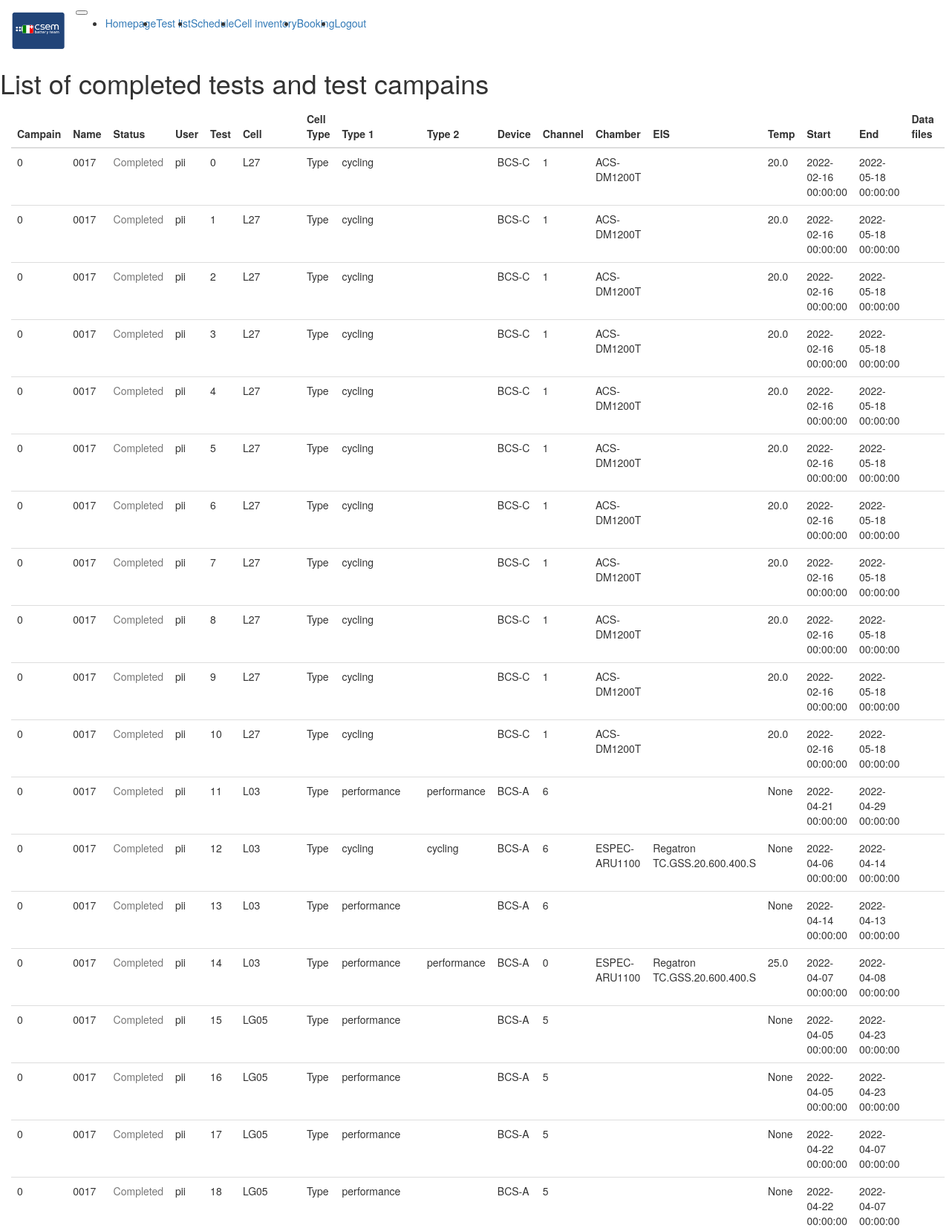
The page /tests_list (signed in, upper part) on the database its author committed.
### app/models.py (models this page shows, shortened)
class Campaign(db.Model):
    __tablename__ = 'campaign'
    id            = db.Column(db.Integer,primary_key=True)
    name          = db.Column(db.String(64),index=True)
    description   = db.Column(db.String(512))
    project       = db.Column(db.Integer, db.ForeignKey('project.id'))
    campaign_id      = db.relationship('Test', backref='test_campaign',lazy='dynamic',foreign_keys="Test.campaign_id")

class User(UserMixin, db.Model):
    __tablename__  = 'user'
    id             =  db.Column(db.Integer,primary_key=True)
    username       = db.Column(db.String(64),index=True,unique=True)
    password_hash  = db.Column(db.String(64))
    test_id      = db.relationship('Test', backref='user',lazy='dynamic',foreign_keys="Test.user_id")
    def __repr__(self):
        return '{}'.format(self.username)

class Cell(db.Model):
    __tablename__ = 'cell'
    id            = db.Column(db.Integer,primary_key=True)
    name          = db.Column(db.String(64),unique=True)
    model_id      = db.Column(db.Integer, db.ForeignKey('cell_type.id'))
    purchase_date = db.Column(db.DateTime(timezone=True))
    under_use     = db.Column(db.Boolean)
    location      = db.Column(db.Integer, db.ForeignKey('location.id'))
    single_test      = db.relationship('SingleTest', backref='cell id (in use)',lazy='dynamic',foreign_keys="SingleTest.cell_id")

class Test_type(db.Model):
    __tablename__ = 'test_type'
    id            = db.Column(db.Integer,primary_key=True)
    name          = db.Column(db.String(64),index=True)
    type1_id      = db.relationship('Test', backref='test_type1',lazy='dynamic',foreign_keys="Test.type_1")
    type2_id      = db.relationship('Test', backref='test_type2',lazy='dynamic',foreign_keys="Test.type_2")

class Device(db.Model):
    __tablename__   = 'device'
    id              = db.Column(db.Integer,primary_key=True)
    name            = db.Column(db.String(64),index=True,unique=True)
    number_channels = db.Column(db.Integer)
    company         = db.Column(db.String(64))
    datasheet_link  = db.Column(db.String(64))
    details         = db.Column(db.String(64))
    type            = db.relationship("Device_type", secondary=device_type_identifier)
    channel_id      = db.relationship('Channel', backref='device_channel',lazy='dynamic',foreign_keys="Channel.device_id")

class Channel(db.Model):
    __tablename__ = 'channel'
    id            = db.Column(db.Integer,primary_key=True)
    chan_number   = db.Column(db.Integer)
    status        = db.Column(db.Boolean)
    device_id     = db.Column(db.Integer, db.ForeignKey('device.id'))
    single_test_id = db.relationship('SingleTest', backref='channel_test',lazy='dynamic',foreign_keys="SingleTest.channel_id")
    def __repr__(self):
        return '{}'.format(self.chan_number)

class Test(db.Model):
    __tablename__ = 'test'
    id            = db.Column(db.Integer,primary_key=True)
    name          = db.Column(db.String(64))
    description   = db.Column(db.String(512))
    start         = db.Column(db.DateTime(timezone=True))
    end           = db.Column(db.DateTime(timezone=True))
    temp          = db.Column(db.Float)
    active        = db.Column(db.Boolean)
    user_id       = db.Column(db.Integer, db.ForeignKey('user.id'))
    campaign_id   = db.Column(db.Integer, db.ForeignKey('campaign.id'))
    type_2        = db.Column(db.Integer, db.ForeignKey('test_type.id'))
    type_1        = db.Column(db.Integer, db.ForeignKey('test_type.id'))
    devices       = db.relationship("Device", secondary=device_enaged_identifier)
    singleTests   = db.relationship('SingleTest', backref='batch_list',lazy='dynamic',foreign_keys="SingleTest.test_id")

### app/routes.py (the view)
@app.route('/tests_list', methods=['GET'])
@login_required
def tests_list_get():
    campaings = []
    for campaign in Campaign.query.all():
        campaign_ = {'name':campaign.name, 'project':campaign.project}
        tests = []
        for test in Test.query.filter_by(campaign_id=campaign.id):
            test_ = {}
            for device in test.devices:
                if "chamber" in str(device.type[0]):
                    test_['chamber'] = device.name
                elif "EIS" in str(device.type[0]):
                    test_['eis']=device.name
            for single in SingleTest.query.filter_by(test_id=test.id).all():
                channel = Channel.query.filter_by(id =single.channel_id).first()
                try:
                    test_[ 'type_1']  = Test_type.query.filter_by(id=test.type_1).first().name
                except:
                    pass
                try:
                    test_[ 'type_2']  = Test_type.query.filter_by(id=test.type_2).first().name
                except:
                    pass
                test_[ 'start' ]  = test.start
                test_[ 'end'   ]  = test.end
                test_[ 'user'  ]  = test.user
                test_[ 'temp'  ]  = test.temp
                test_[ 'channel'] = channel
                test_[ 'device']  = Device.query.filter_by(id=channel.device_id).first().name
                test_[ 'cell' ]   = Cell.query.filter_by(id=single.cell_id).first().name
                if test.end < datetime.today():
                    test_[ 'cycler']  = single.cycler_file
                    test_[ 'cms']     = single.prototype_file
                else:
                    test_[ 'cycler']  = None
                    test_[ 'cms']     = None
                tests.append(test_)
        campaign_['tests']=tests
        campaings.append(campaign_)
    return render_template('test_list.html', title="Test details", campains = campaings)

### app/models.py (called while the page is built)
@login.user_loader
def load_user(id):
    return(User.query.get(int(id)))

     def __repr__(self):
        return '{}'.format(self.name)

### app/routes.py (called while the page is built)
@app.context_processor
def inject_enumerate():
    return dict(enumerate=enumerate)

@app.context_processor
def inject_str():
    return dict(str=str)

@app.context_processor
def inject_urlencode():
    return dict(urlencode=urlencode)

@app.context_processor
def inject_floor():
    return dict(floor=floor)

### app/templates/test_list.html (shortened to what this page needs)
{% extends "base.html" %}
{% import "bootstrap/wtf.html" as wtf %}
{% block main %}
<div class="row container-fluid mt-3">
<div class="col-10">
  <h1>List of completed tests and test campains</h1>
  <div class="container-fluid mt-3" >
    <table id="table" class="table table-hover"
          data-toggle="table"
          data-filter-control="true"
          data-show-search-clear-button="true"
          data-show-columns="true"
          data-show-columns-toggle-all="true"
          data-sortable="true"
          data-pagination="true"
          >
        <thead class="thead-light">
          <tr>
            <th data-field="columnA" data-filter-control="input">Campain</th>
            <th data-field="columnB" data-filter-control="select">Name</th>
            <th data-field="columnC" data-filter-control="select">Status</th>
            <th data-field="columnD" data-filter-control="select">User</th>
            <th>Test</th>
            <th data-field="columnF" data-filter-control="input">Cell</th>
            <th data-field="columnG" data-filter-control="select">Cell Type</th>
            <th data-field="columnH" data-filter-control="select">Type 1</th>
            <th data-field="columnI" data-filter-control="select">Type 2</th>
            <th data-field="columnJ" data-filter-control="select">Device</th>
            <th data-field="columnK" data-filter-control="input">Channel</th>
            <th data-field="columnL" data-filter-control="select">Chamber</th>
            <th data-field="columnM" data-filter-control="select">EIS</th>
            <th data-field="columnN" data-filter-control="input">Temp</th>
            <th data-field="columnO" data-filter-control="input">Start</th>
            <th data-field="columnP" data-filter-control="input">End</th>
            <th>Data files</th>
          </tr>
        </thead>
        <tbody>
          {% for i, campain in enumerate(campains) %}
            {% for j, test in enumerate(campain.tests) %}
                <tr >
                <td>{{ i }}</td>
                <td>{{ campain.name }}</td>
                <td>
                  {% if campain.status == True %}
                  <p class="text-warning">On-going</p>
                  {% else %}
                  <p class="text-muted">Completed</p>
                  {% endif %}
                </td>
                <td>{{ test.user }}</td>
                <td>{{ j }}</td>
                <td>{{ test.cell }}</td>
                <td> Type </td>
                <td>{{ test.type_1 }}</td>
                <td>{{ test.type_2 }}</td>
                <td>{{ test.device }}</td>
                <td>{{ test.channel }}</td>
                <td>{{ test.chamber }}</td>
                <td>{{ test.eis }}</td>
                <td>{{ test.temp }}</td>
                <td>{{ test.start }}</td>
                <td>{{ test.end }}</td>
                <td> {% if test.cycler != None %}<a href="/download/{{ test.cycler  }}" class="text-primary">cycler </a> {% endif %}</br>
                     {% if test.cms    != None %}<a href="/download/{{ test.cms  }}" class="text-primary">cms </a>       {% endif %} </td>
                </tr>
            {% endfor %}
          {% endfor %}
        </tbody>
      </table>
    </div>
</div>
</div>
{% endblock %}

### rows shown on the page
Campaign: name "0017" "0017" "0017" "0017" "0017" "0017" "0017" "0017" "0017" "0017" "0017" "0017", name "0017"
User: user "pii" "pii" "pii" "pii" "pii" "pii" "pii" "pii" "pii" "pii" "pii" "pii"
Cell: cell "L27" "L27" "L27" "L27" "L27" "L27" "L27" "L27" "L27" "L27" "L27"
Test_type: type_1 "cycling" "cycling" "cycling" "cycling" "cycling" "cycling" "cycling" "cycling" "cycling" "cycling" "cycling"
Device: device "BCS-C" "BCS-C" "BCS-C" "BCS-C" "BCS-C" "BCS-C" "BCS-C" "BCS-C" "BCS-C" "BCS-C" "BCS-C"
Channel: channel "1" "1" "1" "1" "1" "1" "1" "1" "1" "1" "1"
Device: chamber "ACS-DM1200T" "ACS-DM1200T" "ACS-DM1200T" "ACS-DM1200T" "ACS-DM1200T" "ACS-DM1200T" "ACS-DM1200T" "ACS-DM1200T" "ACS-DM1200T" "ACS-DM1200T" "ACS-DM1200T"
Test: temp "20.0" "20.0" "20.0" "20.0" "20.0" "20.0" "20.0" "20.0" "20.0" "20.0" "20.0", start "2022-02-16 00:00:00" "2022-02-16 00:00:00" "2022-02-16 00:00:00" "2022-02-16 00:00:00" "2022-02-16 00:00:00" "2022-02-16 00:00:00" "2022-02-16 00:00:00" "2022-02-16 00:00:00" "2022-02-16 00:00:00" "2022-02-16 00:00:00" "2022-02-16 00:00:00", end "2022-05-18 00:00:00" "2022-05-18 00:00:00" "2022-05-18 00:00:00" "2022-05-18 00:00:00" "2022-05-18 00:00:00" "2022-05-18 00:00:00" "2022-05-18 00:00:00" "2022-05-18 00:00:00" "2022-05-18 00:00:00" "2022-05-18 00:00:00" "2022-05-18 00:00:00"
Test: active "0", user "pii", j "11", cell "L03", type_1 "performance", type_2 "performance", device "BCS-A", channel "6", temp "None", start "2022-04-21 00:00:00", end "2022-04-29 00:00:00", j "12", type_1 "cycling", type_2 "cycling", chamber "ESPEC-ARU1100", eis "Regatron TC.GSS.20.600.400.S", start "2022-04-06 00:00:00", end "2022-04-14 00:00:00", j "13", start "2022-04-14 00:00:00", end "2022-04-13 00:00:00", j "15", cell "LG05", channel "5", start "2022-04-05 00:00:00", end "2022-04-23 00:00:00", j "16", j "17", start "2022-04-22 00:00:00", end "2022-04-07 00:00:00", j "18"
Cell: cell "L03"
Test_type: type_1 "performance", type_2 "performance"
Device: device "BCS-A"
Channel: channel "0"
Device: chamber "ESPEC-ARU1100"
Device: eis "Regatron TC.GSS.20.600.400.S"
Test: temp "25.0", start "2022-04-07 00:00:00", end "2022-04-08 00:00:00"

### other values the page prints
{{ i }} "0" "0" "0" "0" "0" "0" "0" "0" "0" "0" "0" "0"
{{ j }} "0" "1" "2" "3" "4" "5" "6" "7" "8" "9" "10" "14"
